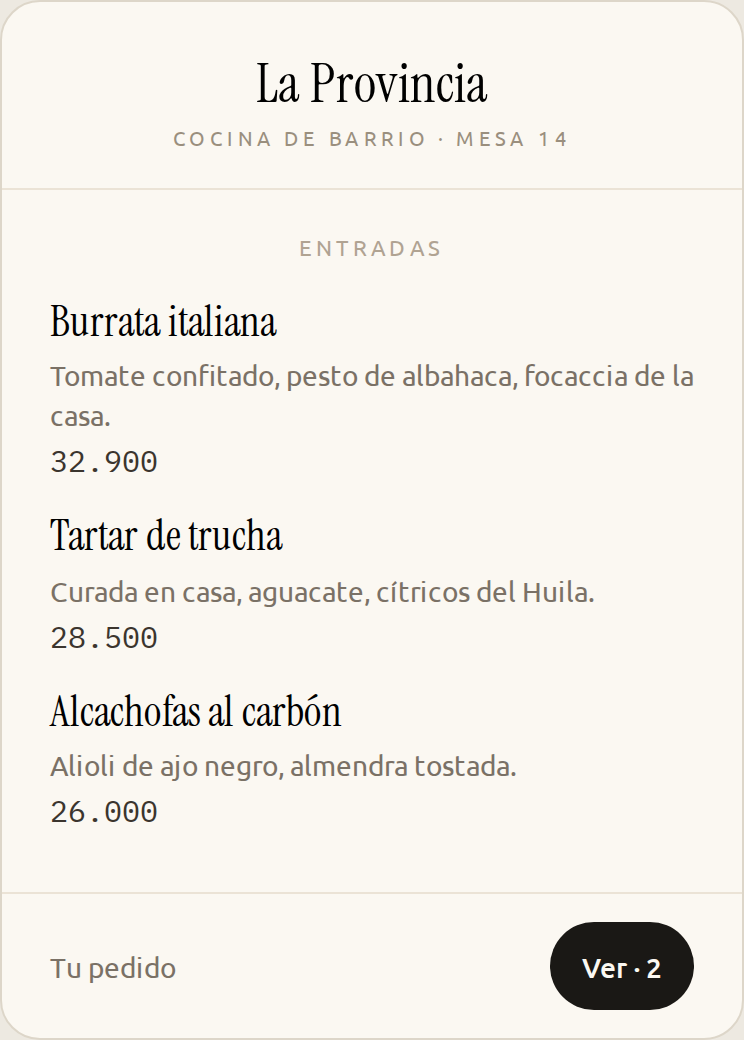
#> input picture docs/diseno/plantillas/A1/menu.png, 744 x 1040 px
$ python hoja_plantillas.py
#> lines starting #> are read from the running program, lines starting #| are printed output that depends on the picture
#!/usr/bin/env python3
"""Hoja de contacto de las 30 plantillas: la carta real del comensal (docs/diseno/plantillas/capturas/<codigo>-carta.png)
junto al marco del diseño (docs/diseno/plantillas/<codigo>/menu.png), seis filas por familia. Para revisar fidelidad de un
vistazo. Uso: python3 tools/diseno/hoja_plantillas.py [salida.png] [pantalla=carta]"""
import sys
from pathlib import Path

from PIL import Image, ImageDraw

RAIZ = Path(__file__).resolve().parents[2]
CAPTURAS = RAIZ / 'docs' / 'diseno' / 'plantillas' / 'capturas'
DISENO = RAIZ / 'docs' / 'diseno' / 'plantillas'
salida = Path(sys.argv[1]) if len(sys.argv) > 1 else RAIZ / 'docs' / 'diseno' / 'plantillas' / 'hoja-30.png'
pantalla = sys.argv[2] if len(sys.argv) > 2 else 'carta'
W, H, PAD = 240, 480, 14


def fit(path: Path) -> Image.Image:
    if not path.exists():
        img = Image.new('RGB', (W, H), '#F2EEE8'); ImageDraw.Draw(img).text((PAD, PAD), 'sin captura', fill='#9A8F7E'); return img
    img = Image.open(path).convert('RGB')
    img = img.crop((0, 0, img.width, min(img.height, round(img.width * H / W))))
    return img.resize((W, H), Image.LANCZOS)


codes = [f'{f}{n}' for f in 'ABCDEF' for n in range(1, 6)]
cols, rows = 5, 6
hoja = Image.new('RGB', (cols * (2 * W + 3 * PAD) + PAD, rows * (H + 3 * PAD + 20) + PAD), '#EDE9E1')
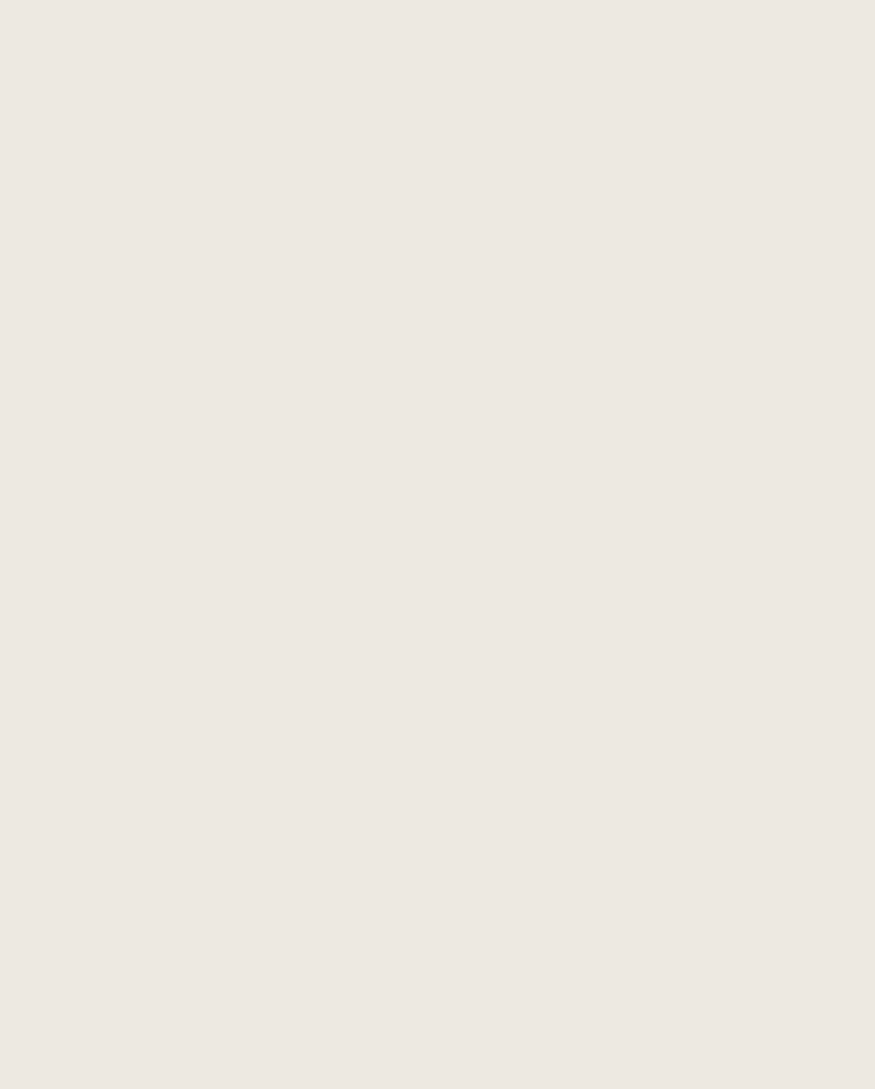
#> hoja: PIL image 2624x3266 RGB (shown at 1/3 size); mean R, G, B 237, 233, 225
d = ImageDraw.Draw(hoja)
for i, code in enumerate(codes):
    r, c = divmod(i, cols)
    x = PAD + c * (2 * W + 3 * PAD); y = PAD + r * (H + 3 * PAD + 20)
    d.text((x, y), f'{code} · diseño | comensal ({pantalla})', fill='#1A1815')
    hoja.paste(fit(DISENO / code / 'menu.png'), (x, y + 20))
#> in fit, img is the input picture: PIL image 744x1040 RGB; mean R, G, B 242.6, 239.4, 233.3
#> in fit, `return img.resize((W, H), Image.LANCZOS)`:
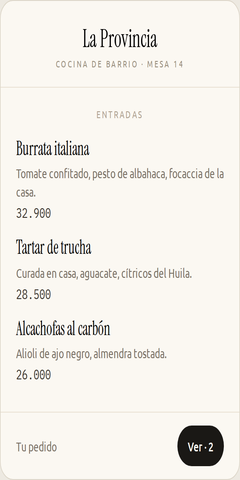
#> returned value: PIL image 240x480 RGB; mean R, G, B 242.3, 239.3, 233.3
    # Las familias nombraron la carta como -carta o -menu: se acepta cualquiera de las dos.
    alias = {'carta': ['carta', 'menu'], 'pedido': ['pedido', 'carrito']}.get(pantalla, [pantalla])
    cap = next((CAPTURAS / f'{code}-{a}.png' for a in alias if (CAPTURAS / f'{code}-{a}.png').exists()), CAPTURAS / f'{code}-{pantalla}.png')
    hoja.paste(fit(cap), (x + W + PAD, y + 20))
#> in fit (call 2), `img = Image.new('RGB', (W, H), '#F2EEE8')`:
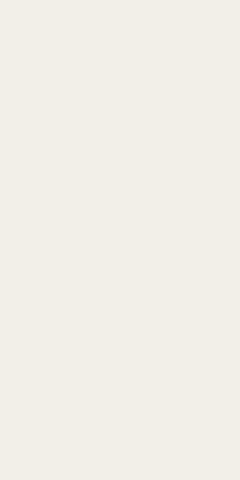
#> img: PIL image 240x480 RGB; mean R, G, B 242, 238, 232
hoja.save(salida, 'PNG', optimize=True)
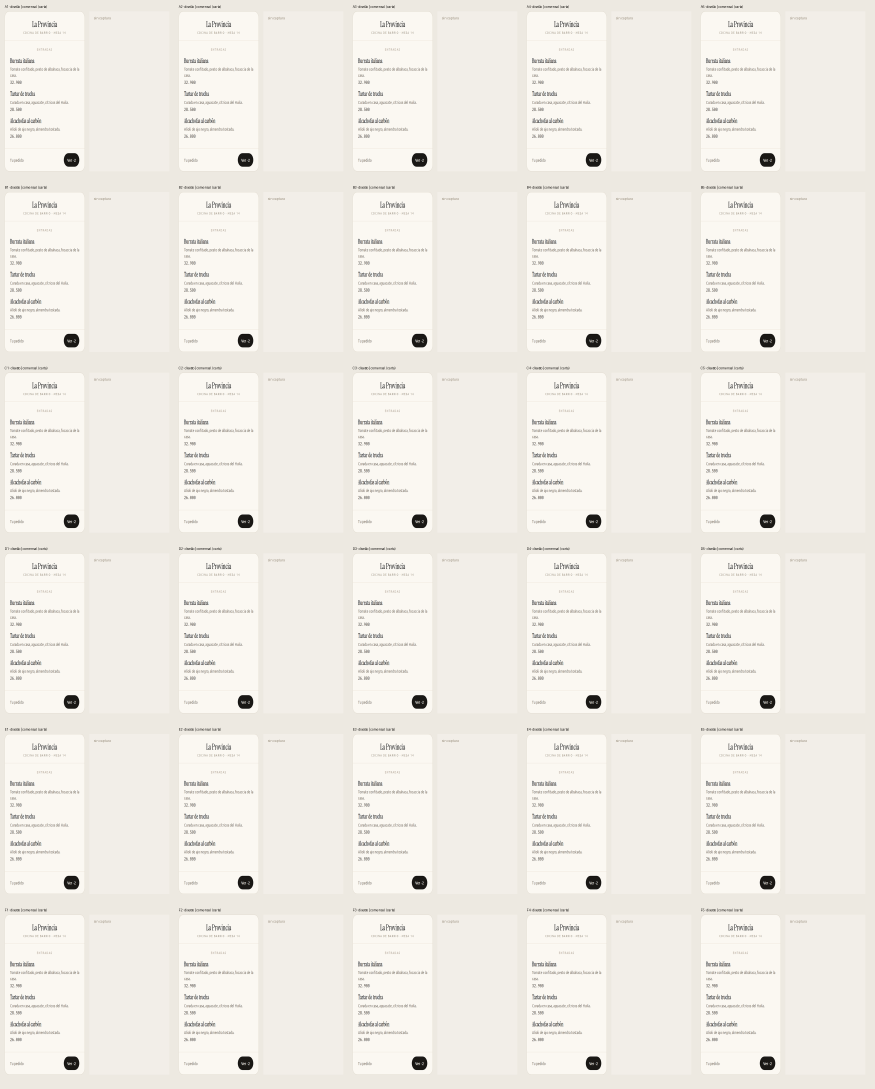
#> saved as hoja-30.png: PIL image 2624x3266 RGB (shown at 1/3 size); mean R, G, B 240.9, 237.3, 230.9
print(salida, hoja.size)
#| docs/diseno/plantillas/hoja-30.png (2624, 3266)
